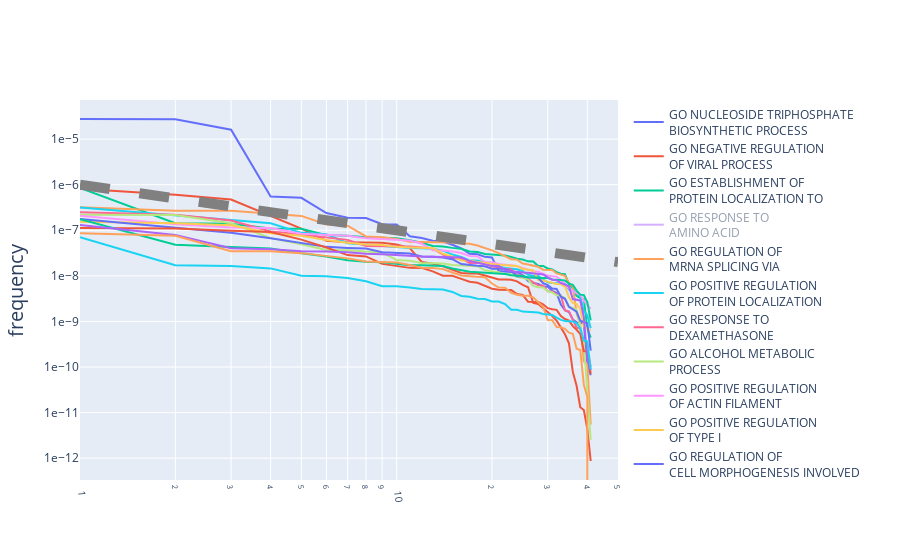

Here is the notebook cell this chart was saved with:
### Code cell
fig = go.Figure()

fig.add_traces(traces)
fig.add_trace(go.Scatter(x=x, y= 1e-6/x, mode="lines", line={"color":"gray","width": 10, "dash":"dash"}))

layout = {
    "yaxis":{
        "title": "frequency",
        "titlefont":{
            "size": 20
        },
        "type": "log",
        "exponentformat": "e"
    },
    "xaxis":{
         "type": "log",
      "tickfont":{
          "size": 10,
      },
        "tickangle": 85
    },
    "showlegend": True
}

fig.update_layout(layout)

fig.show()
#fig.write_image("P_g_go.pdf")
